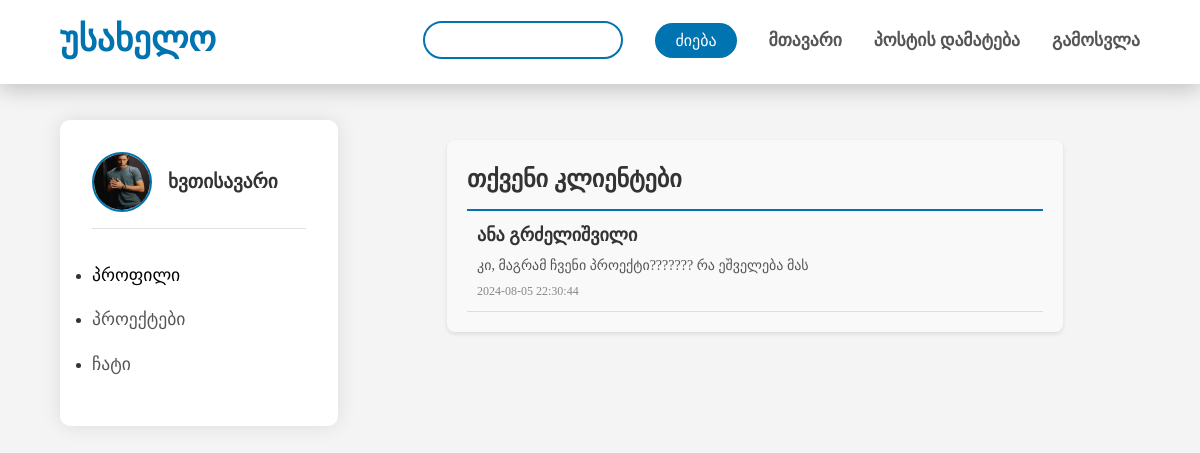
/chats (signed in), run on an earlier commit of the app's database.
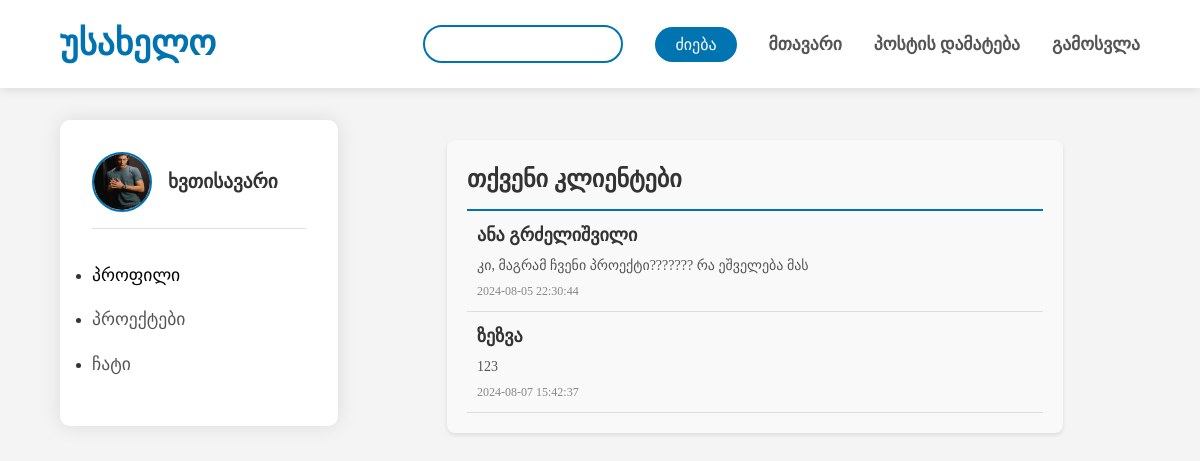
And on a later commit of the database.
### models.py (models this page shows, shortened)
class User(db.Model, UserMixin):
    id = db.Column(db.Integer, primary_key=True)
    username = db.Column(db.String(80), nullable=False)
    email = db.Column(db.String(120), unique=True, nullable=False)
    date_registered = db.Column(db.DateTime, nullable=False, default=datetime.utcnow)
    password = db.Column(db.String(120), nullable=False)
    friend_of = db.relationship('Friendship', backref='user')
    img = db.Column(db.String, nullable=False)

class Message(db.Model):
    id = db.Column(db.Integer, primary_key=True)
    sender_username = db.Column(db.String(150), nullable=False)
    receiver_username = db.Column(db.String(150), nullable=False)
    content = db.Column(db.Text, nullable=False)
    timestamp = db.Column(db.DateTime, default=datetime.utcnow)

### routes.py (the view)
@app.route('/chats')
@login_required
def chats():
    friends = Friendship.query.filter_by(username=current_user.username).all()
    recent_chats = []
    for friend in friends:
        recent_message = Message.query.filter(
            ((Message.sender_username == current_user.username) & (Message.receiver_username == friend.get_friend_username())) |
            ((Message.sender_username == friend.get_friend_username()) & (Message.receiver_username == current_user.username))
        ).order_by(Message.timestamp.desc()).first()
        recent_chats.append((friend.get_friend_username(), recent_message))
    return render_template('chats.html', recent_chats=recent_chats)

### models.py (called while the page is built)
    def get_friend_username(self):
        friend = User.query.get(self.friend_id)
        return friend.username if friend else None

### routes.py (called while the page is built)
@login_manager.user_loader
def load_user(user_id):
    return User.query.get(int(user_id))

### templates/chats.html
{% extends "base.html" %}
{% block styles %}
<link rel="stylesheet" href="{{ url_for('static', filename='styles/chat.css') }}">
{% endblock %}
{% block content %}
<div class="chats">
    <h2>თქვენი კლიენტები</h2>
    <ul class="chats-list">
        {% for friend_username, recent_message in recent_chats %}
        <li class="chat-item">
            <a href="{{ url_for('chat_with_user', username=friend_username) }}">
                <h3>{{ friend_username }}</h3>
                {% if recent_message %}
                <p class="recent-message">{{ recent_message.content }}</p>
                <small>{{ recent_message.timestamp.strftime('%Y-%m-%d %H:%M:%S') }}</small>
                {% endif %}
            </a>
        </li>
        {% endfor %}
    </ul>
</div>
{% endblock %}

What changed in the data, as far as the page shows it:
added User: username "ზეზვა", content "123", timestamp "2024-08-07 15:42:37"
